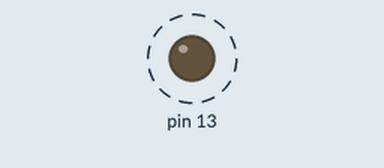
This sketch was run on a simulated Arduino Uno, built with avr-gcc and run on an emulated ATmega328P. Parts: output pins drawn as LEDs (lit = HIGH). Dashed ring = blinking. What the sketch prints to the serial monitor is not drawn.

Above: at 0.5 s.
Timing chart, 0 to 4.6 s (numbered marks = the images above):
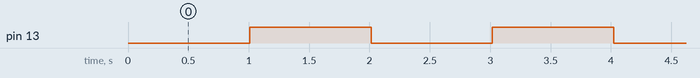

The sketch:

Arduino_zamanlama.ino
```cpp
unsigned long suanzaman;
unsigned long eskizaman = 0;
bool durum = false;
int aralik = 1000;

void setup() {
Serial.begin(9600);
pinMode(13,OUTPUT);
}

void loop() {
suanzaman = millis();
Serial.println(suanzaman);
if (suanzaman - eskizaman > aralik){
  durum = !durum;
  eskizaman = suanzaman;
  }

  if (durum){
    digitalWrite(13,HIGH);
    }else{
      digitalWrite(13,LOW);
      }
}
```

Measured:
- by itself, pin 13: alternates HIGH for 1.0 s and LOW for 1.0 s
